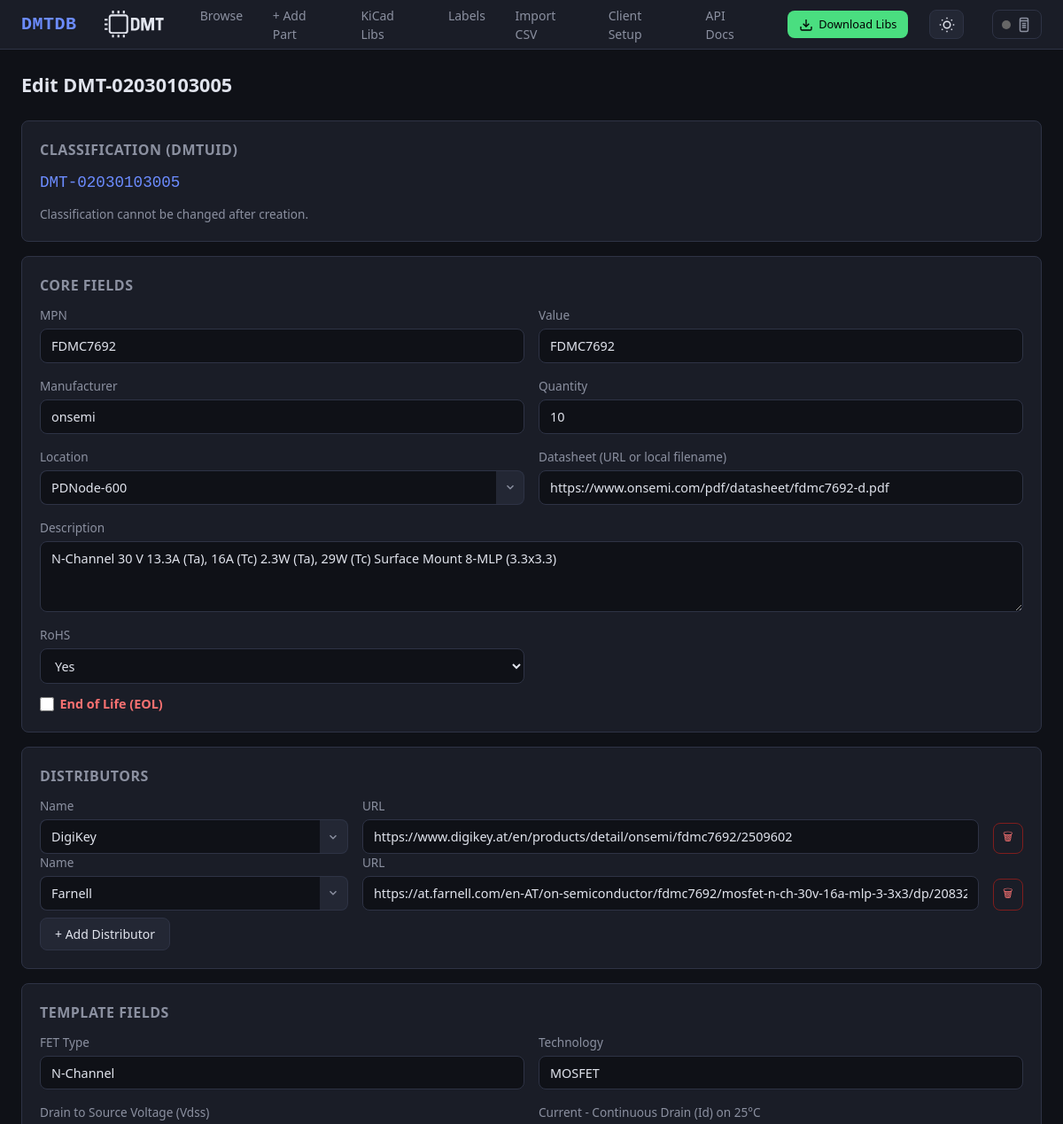
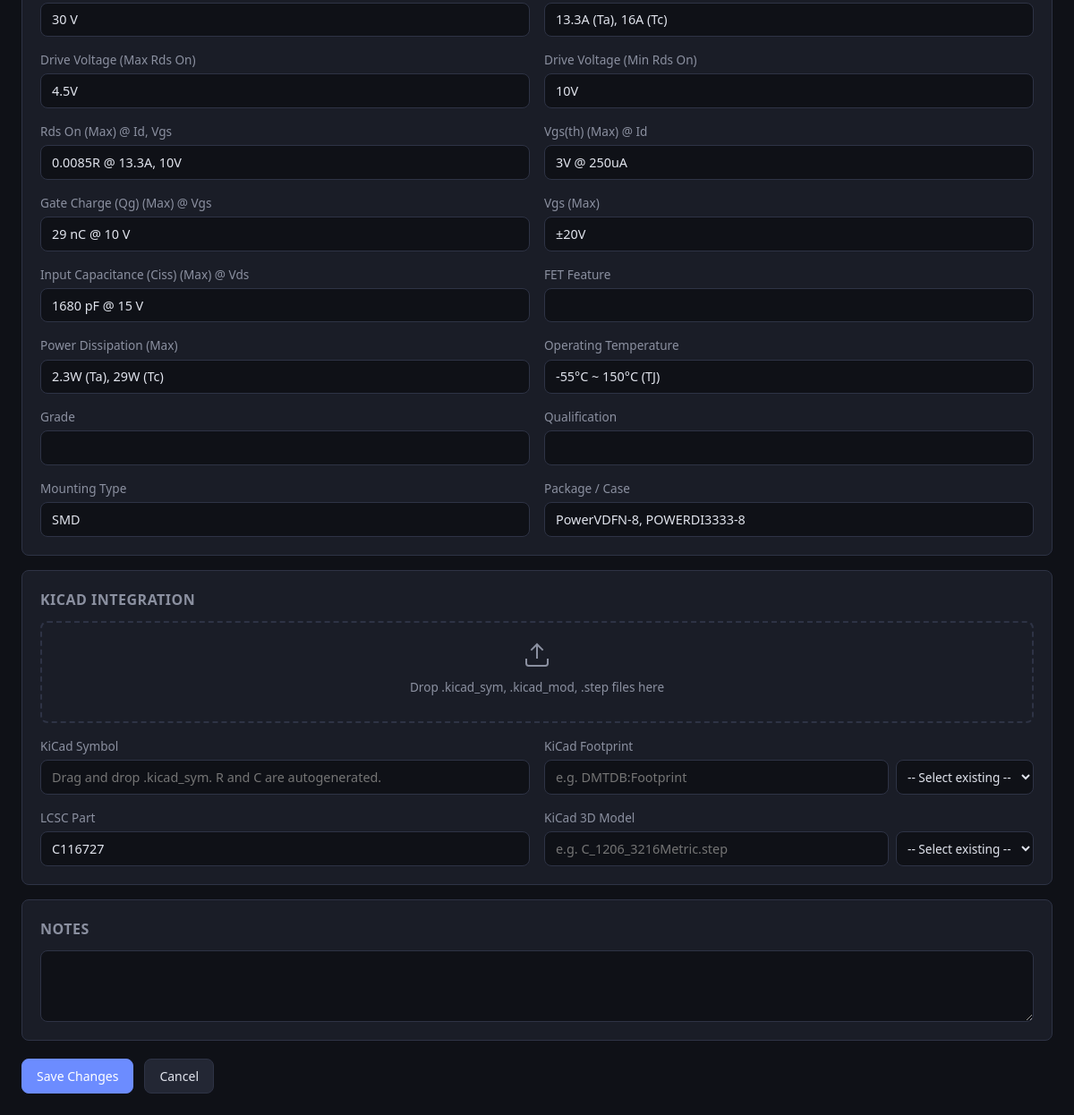
The page /part/DMT-02030103005/edit on the database its author committed (2 pictures, top to bottom).
### db/models.py (models this page shows, shortened)
class Base(DeclarativeBase):
    pass

class Part(Base):
    __tablename__ = "parts"
    dmtuid = Column(String(20), primary_key=True)               # DMT-TTFFCCSSXXX
    tt  = Column(String(2), nullable=False, index=True)
    ff  = Column(String(2), nullable=False, index=True)
    cc  = Column(String(2), nullable=False, index=True)
    ss  = Column(String(2), nullable=False, index=True)
    xxx = Column(String(3), nullable=False)
    mpn          = Column(String(200), index=True, default="")
    manufacturer = Column(String(200), index=True, default="")
    value        = Column(String(200), index=True, default="")
    description  = Column(Text, default="")
    quantity     = Column(String(50), default="")
    location     = Column(String(200), default="")
    datasheet    = Column(Text, default="")
    distributor  = Column(Text, default="")
    kicad_symbol    = Column(String(300), default="")
    kicad_footprint = Column(String(300), default="")
    kicad_libref    = Column(String(300), default="")
    kicad_3dmodel   = Column(String(300), default="")
    eol = Column(Boolean, default=False)
    extra_json = Column(Text, default="{}")
    notes      = Column(Text, default="")
    created_at = Column(DateTime, default=lambda: datetime.now(timezone.utc))
    updated_at = Column(DateTime, default=lambda: datetime.now(timezone.utc),
                        onupdate=lambda: datetime.now(timezone.utc))
    pricing = relationship(
        "PartPricing", back_populates="part",
        cascade="all, delete-orphan", lazy="selectin",
    )
    images = relationship(
        "PartImage", back_populates="part",
        cascade="all, delete-orphan", lazy="selectin",
        order_by="PartImage.position",
    )
    fields = relationship(
        "PartField", back_populates="part",
        cascade="all, delete-orphan", lazy="selectin",
    )
    __table_args__ = (
        Index("ix_ttffccss", "tt", "ff", "cc", "ss"),
    )

class PartField(Base):
    __tablename__ = "part_fields"
    id         = Column(Integer, primary_key=True, autoincrement=True)
    dmtuid     = Column(String(20),
                        ForeignKey("parts.dmtuid", ondelete="CASCADE"),
                        nullable=False, index=True)
    field_name = Column(String(200), nullable=False)
    field_value = Column(Text, nullable=False, default="")
    part = relationship("Part", back_populates="fields")
    __table_args__ = (
        Index("ix_field_lookup", "dmtuid", "field_name"),
    )

### ui/routes_forms.py (the view, shortened to what this page needs)
@ui_bp.route("/part/<dmtuid>/edit", methods=["GET", "POST"])
def part_edit(dmtuid: str):
    session = get_session()
    try:
        part = PartsService.get(session, dmtuid)
        if not part:
            abort(404)
        template = get_fields(part.tt, part.ff)
        domains = get_domains()
        if request.method == "GET":
            return render_template(
                "add_edit.html", part=part, domains=domains,
                template_fields=template, mode="edit",
                parse_distributors=parse_distributors,
            )
    except Exception as exc:
        session.rollback()
        flash(f"Error: {exc}", "danger")
        return redirect(url_for("ui.part_edit", dmtuid=dmtuid))
    finally:
        session.close()

### db/engine.py (called while the page is built)
def get_session() -> Session:
    if _SessionLocal is None:
        raise RuntimeError("Database not initialised - call init_db() first")
    return _SessionLocal()

### schema/loader.py (called while the page is built)
def get_domains() -> list[dict]:
    return _schema.get("domains", [])

### schema/templates.py (called while the page is built)
def get_fields(tt: str, ff: str) -> Optional[list[str]]:
    return _templates.get(f"{tt}{ff}")

### services/parts_service.py (called while the page is built)
    @staticmethod
    def get(session: Session, dmtuid: str) -> Part | None:
        return session.get(Part, dmtuid.upper())

### ui/routes_forms.py (called while the page is built)
def parse_distributors(distributor_field: str) -> list:
    if not distributor_field:
        return []
    try:
        data = json.loads(distributor_field)
        if isinstance(data, list):
            return data
        return []
    except (json.JSONDecodeError, TypeError):
        return []

### templates/add_edit.html (shortened to what this page needs)
{% extends "base.html" %}
{% block content %}
<div class="page-header">
  <h1>{% if mode == 'edit' %}Edit {{ part.dmtuid }}{% elif template_part %}Add New Part <span
      style="font-size:.7em; color:var(--text-dim);">(from {{ template_part.dmtuid }})</span>{% else %}Add New Part{%
    endif %}</h1>
</div>
<form method="post" id="partForm">
  <div class="detail-card" style="margin-bottom:1rem;">
    <h2>Classification (DMTUID)</h2>
    {% if mode == 'edit' %}
    <p style="font-family:var(--mono); font-size:1.1rem; color:var(--accent); margin-bottom:.75rem;">{{ part.dmtuid }}
    </p>
    <p style="color:var(--text-dim); font-size:.85rem;">Classification cannot be changed after creation.</p>
    {% endif %}
  </div>
  <div class="detail-card" style="margin-bottom:1rem;">
    <h2>Core Fields</h2>
    <div class="form-grid">
      {% set p = part or template_part %}
      <div class="form-group">
        <label>MPN</label>
        <input type="text" name="MPN" value="{{ p.mpn if p else '' }}">
      </div>
      <div class="form-group">
        <label>Value</label>
        <input type="text" name="Value" value="{{ p.value if p else '' }}">
      </div>
      <div class="form-group">
        <label>Manufacturer</label>
        <input type="text" name="Manufacturer" value="{{ p.manufacturer if p else '' }}">
      </div>
      <div class="form-group">
        <label>Quantity</label>
        <input type="text" name="Quantity" value="{{ p.quantity if p else '' }}">
      </div>
      <div class="form-group">
        <label>Location</label>
        <div class="combobox" data-combobox="location">
          <div class="combobox-inner">
            <input type="text" name="Location" value="{{ p.location if p else '' }}">
            <button type="button" class="combobox-toggle" tabindex="-1"><svg viewBox="0 0 24 24" fill="none" stroke="currentColor" stroke-width="2.5"><polyline points="6 9 12 15 18 9"/></svg></button>
          </div>
        </div>
      </div>
      <div class="form-group">
        <label>Datasheet (URL or local filename)</label>
        <input type="text" name="Datasheet" value="{{ p.datasheet if p else '' }}">
      </div>
      <div class="form-group full">
        <label>Description</label>
        <textarea name="Description" rows="2">{{ p.description if p else '' }}</textarea>
      </div>
      <div class="form-group">
        <label>RoHS</label>
        {% set rohs_val = '' %}
        {% if p and p.fields %}
        {% set rohs_val = p.fields | selectattr('field_name', 'equalto', 'RoHS') | map(attribute='field_value') | first | default('') %}
        {% endif %}
        <select name="RoHS">
          <option value="Yes" {% if rohs_val in ['Yes', 'YES' , 'Compliant' , 'COMPLIANT' ] %}selected{% endif %}>Yes
          </option>
        </select>
      </div>
    </div>
    <div style="margin-top:.75rem; display:flex; align-items:center; gap:.5rem;">
      <label style="display:flex; align-items:center; gap:.4rem; cursor:pointer; font-size:.9rem;">
        <input type="checkbox" name="eol" value="on" {% if (part or template_part) and (part or template_part).eol %}checked{% endif %} style="width:16px; height:16px; accent-color:var(--red);">
        <span style="color:var(--red); font-weight:600;">End of Life (EOL)</span>
      </label>
    </div>
  </div>
  <div class="detail-card" style="margin-bottom:1rem;">
    <h2>Distributors</h2>
    <div id="distributorsContainer">
      {% set distributors = parse_distributors((part or template_part).distributor if (part or template_part) else '') %}
      {% if distributors %}
        {% for dist in distributors %}
        <div class="distributor-row" data-index="{{ loop.index0 }}">
          <div class="form-grid" style="grid-template-columns: 1fr 2fr auto; align-items: end;">
            <div class="form-group">
              <label>Name</label>
              <div class="combobox" data-combobox="distributor">
                <div class="combobox-inner">
                  <input type="text" name="dist_name_{{ loop.index0 }}" value="{{ dist.name }}" placeholder="DigiKey, Mouser, etc.">
                  <button type="button" class="combobox-toggle" tabindex="-1"><svg viewBox="0 0 24 24" fill="none" stroke="currentColor" stroke-width="2.5"><polyline points="6 9 12 15 18 9"/></svg></button>
                </div>
              </div>
            </div>
            <div class="form-group">
              <label>URL</label>
              <input type="text" name="dist_url_{{ loop.index0 }}" value="{{ dist.url }}" placeholder="https://...">
            </div>
            <button type="button" class="btn btn-danger btn-sm remove-distributor" title="Remove distributor">🗑</button>
          </div>
        </div>
        {% endfor %}
      {% endif %}
    </div>
    <button type="button" id="addDistributorBtn" class="btn btn-secondary" style="margin-top: 0.5rem;">
      + Add Distributor
    </button>
    {% set src = part or template_part %}
  </div>
  <div class="detail-card" style="margin-bottom:1rem;" id="templateFieldsCard">
    <h2>Template Fields </h2>
    <div class="form-grid" id="templateFields">
      {% if mode == 'edit' and template_fields %}
      {% set field_map = {} %}
      {% set skip =
      ['MPN','Location','Quantity','Value','Manufacturer','Description','Datasheet','RoHS','TT','FF','CC','SS','XXX','DMTUID']
      %}
      {% for fname in template_fields %}
      {% if fname not in skip %}
      <div class="form-group">
        <label>{{ fname }}</label>
        <input type="text" name="{{ fname }}" value="{{ field_map.get(fname, '') }}">
      </div>
      {% endif %}
      {% endfor %}
      {% else %}
      <p style="color:var(--text-dim); font-size:.85rem;" id="templatePlaceholder">
        Select a Domain and Family above to load template fields.
      </p>
      {% endif %}
    </div>
  </div>
  <div class="detail-card" style="margin-bottom:1rem;">
    <h2>KiCad Integration</h2>
    <div class="kicad-dropzone" id="kicadDropzone">
      <svg width="32" height="32" viewBox="0 0 24 24" fill="none" stroke="currentColor" stroke-width="1.5">
        <path d="M21 15v4a2 2 0 0 1-2 2H5a2 2 0 0 1-2-2v-4" />
        <polyline points="17 8 12 3 7 8" />
        <line x1="12" y1="3" x2="12" y2="15" />
      </svg>
      <p>Drop .kicad_sym, .kicad_mod, .step files here</p>
    </div>
    <div class="form-grid">
      <div class="form-group">
        <label>KiCad Symbol</label>
        <div class="input-with-dropdown">
          <input type="text" name="kicad_symbol" id="kicadSymbolInput" value="{{ part.kicad_symbol if part else '' }}"
            placeholder="Drag and drop .kicad_sym. R and C are autogenerated.">
        </div>
      </div>
      <div class="form-group">
        <label>KiCad Footprint</label>
        <div class="input-with-dropdown">
          <input type="text" name="kicad_footprint" id="kicadFootprintInput"
            value="{{ part.kicad_footprint if part else (template_part.kicad_footprint if template_part else '') }}"
            placeholder="e.g. DMTDB:Footprint">
          <select id="footprintSelect" title="Select existing footprint">
            <option value="">-- Select existing --</option>
          </select>
        </div>
      </div>
      <div class="form-group">
        <label>LCSC Part</label>
        <input type="text" name="kicad_libref" id="lcscPartInput" value="{{ part.kicad_libref if part else '' }}"
          placeholder="e.g. C12345">
      </div>
      <div class="form-group">
        <label>KiCad 3D Model</label>
        <div class="input-with-dropdown">
          <input type="text" name="kicad_3dmodel" id="kicad3dmodelInput"
            value="{{ part.kicad_3dmodel if part else (template_part.kicad_3dmodel if template_part else '') }}"
            placeholder="e.g. C_1206_3216Metric.step">
          <select id="model3dSelect" title="Select existing 3D model">
            <option value="">-- Select existing --</option>
          </select>
        </div>
      </div>
    </div>
  </div>
  <div class="detail-card" style="margin-bottom:1rem;">
    <h2>Notes</h2>
    <div class="form-group full">
      <textarea name="notes" rows="3">{{ (part or template_part).notes if (part or template_part) else '' }}</textarea>
    </div>
  </div>
  <div class="form-actions">
    <button type="submit" class="btn btn-primary">{% if mode == 'edit' %}Save Changes{% else %}Create Part{% endif
      %}</button>
    {% if mode == 'edit' %}
    <a href="/part/{{ part.dmtuid }}" class="btn btn-secondary">Cancel</a>
    {% else %}
    <a href="/" class="btn btn-secondary">Cancel</a>
    {% endif %}
  </div>
</form>
{% endblock %}

### static/css/style.css (style rules this page uses)
:root { --bg: #0f1117; --surface: #1a1d27; --surface2: #232734; --border: #2e3345; --text: #e1e4ed; --text-dim: #8b90a0; --accent: #6c8cff; --accent-hover: #8aa4ff; --green: #4ade80; --red: #f87171; --yellow: #fbbf24; --orange: #fb923c; --radius: 8px; --font: 'Segoe UI', system-ui, -apple-system, sans-serif; --mono: 'JetBrains Mono', 'Fira Code', 'Consolas', monospace; --card: var(--surface); --hover: var(--surface2); }
*, *::before, *::after { box-sizing: border-box; margin: 0; padding: 0; }
body { font-family: var(--font); background: var(--bg); color: var(--text); line-height: 1.5; }
.btn { display: inline-flex; align-items: center; gap: .4rem; padding: .5rem 1rem; border-radius: var(--radius); font-size: .875rem; font-weight: 500; text-decoration: none; border: 1px solid var(--border); cursor: pointer; transition: all .15s; font-family: var(--font); }
.btn-primary { background: var(--accent); color: #fff; border-color: var(--accent); }
.btn-secondary { background: var(--surface2); color: var(--text); }
.btn-danger { background: transparent; color: var(--red); border-color: #7f1d1d; }
.btn-sm { padding: .35rem .65rem; font-size: .8rem; }
.detail-card { background: var(--surface); border: 1px solid var(--border); border-radius: var(--radius); padding: 1.25rem; }
.detail-card h2 { font-size: 1rem; color: var(--text-dim); margin-bottom: .75rem; text-transform: uppercase; letter-spacing: .5px; font-weight: 600; }
.form-grid { display: grid; grid-template-columns: 1fr 1fr; gap: 1rem; }
.form-group { display: flex; flex-direction: column; gap: .3rem; }
.form-group.full { grid-column: 1 / -1; }
.form-group label { font-size: .85rem; color: var(--text-dim); font-weight: 500; }
.form-group input, .form-group select, .form-group textarea { padding: .55rem .75rem; background: var(--bg); border: 1px solid var(--border); border-radius: var(--radius); color: var(--text); font-size: .9rem; font-family: var(--font); }
.form-group textarea { min-height: 80px; resize: vertical; }
.input-with-dropdown { display: flex; gap: 0.5rem; }
.input-with-dropdown input { flex: 1; }
.input-with-dropdown select { width: auto; min-width: 140px; max-width: 200px; font-size: 0.85rem; padding: 0.5rem; }
.combobox { position: relative; }
.combobox-inner { display: flex; align-items: stretch; }
.combobox-inner input { flex: 1; border-top-right-radius: 0; border-bottom-right-radius: 0; border-right: none; min-width: 0; }
.combobox-toggle { display: flex; align-items: center; justify-content: center; width: 32px; background: var(--surface2); border: 1px solid var(--border); border-left: none; border-radius: 0 var(--radius) var(--radius) 0; color: var(--text-dim); cursor: pointer; transition: background .15s, color .15s; flex-shrink: 0; padding: 0; }
.combobox-toggle svg { width: 14px; height: 14px; transition: transform .15s; }
.form-actions { display: flex; gap: .75rem; margin-top: 1.25rem; }
.kicad-dropzone { border: 2px dashed var(--border); border-radius: var(--radius); padding: 1.25rem; text-align: center; margin-bottom: 1rem; transition: all .2s; color: var(--text-dim); }
.kicad-dropzone svg { margin-bottom: .25rem; }
.kicad-dropzone p { font-size: .85rem; margin: 0; }
.page-header { display: flex; align-items: center; justify-content: space-between; margin-bottom: 1.5rem; flex-wrap: wrap; gap: .75rem; }
.page-header h1 { font-size: 1.35rem; font-weight: 700; }

### rows shown on the page
Part: dmtuid "DMT-02030103005", MPN "FDMC7692", Value "FDMC7692", Manufacturer "onsemi", Quantity "10", Location "PDNode-600", Datasheet "https://www.onsemi.com/pdf/datasheet/fdmc7692-d.pdf", Description "N-Channel 30 V 13.3A (Ta), 16A (Tc) 2.3W (Ta), 29W (Tc) Surface Mount 8-MLP (3.3x3.3)", kicad_libref "C116727"
PartField: RoHS "Yes"
PartField: get "N-Channel"
PartField: get "MOSFET"
PartField: get "30 V"
PartField: get "13.3A (Ta), 16A (Tc)"
PartField: get "4.5V"
PartField: get "10V"
PartField: get "0.0085R @ 13.3A, 10V"
PartField: get "3V @ 250uA"
PartField: get "29 nC @ 10 V"
PartField: get "±20V"
PartField: get "1680 pF @ 15 V"
PartField: get "2.3W (Ta), 29W (Tc)"
PartField: get "-55°C ~ 150°C (TJ)"
PartField: get "SMD"
PartField: get "PowerVDFN-8, POWERDI3333-8"

### other values the page prints
{{ fname }} "FET Type" "Technology" "Drain to Source Voltage (Vdss)" "Current - Continuous Drain (Id) on 25°C" "Drive Voltage (Max Rds On)" "Drive Voltage (Min Rds On)" "Rds On (Max) @ Id, Vgs" "Vgs(th) (Max) @ Id" "Gate Charge (Qg) (Max) @ Vgs" "Vgs (Max)" "Input Capacitance (Ciss) (Max) @ Vds" "FET Feature" "Power Dissipation (Max)" "Operating Temperature" "Grade" "Qualification" "Mounting Type" "Package / Case"
